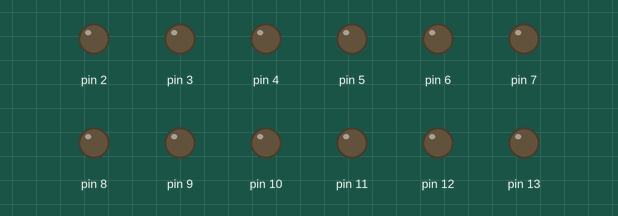
The sketch below on a simulated Arduino Uno, built with avr-gcc and run on an emulated ATmega328P. On the bench: output pins drawn as LEDs (lit = HIGH). Pins used as bus, display or sensor lines are not drawn.

Above: at 0.05 s.
At 0.35 s:
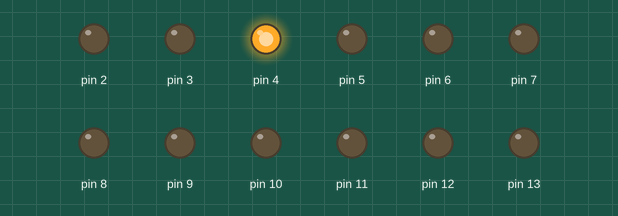
At 0.75 s:
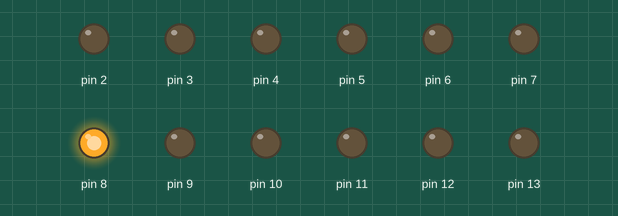
At 1.45 s:
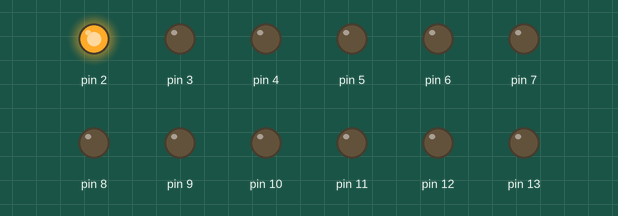
At 2.15 s:
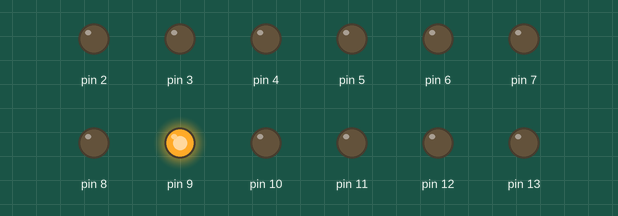
At 2.85 s:
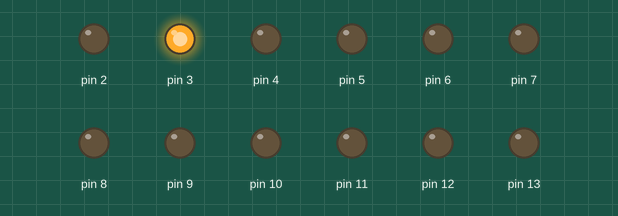
Timing chart, 0 to 3.1 s (numbered marks = the images above):
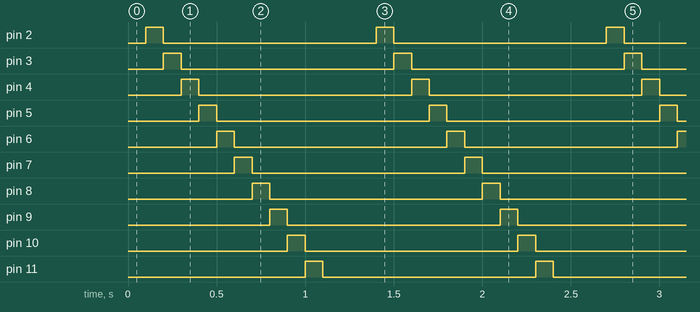

Measured:
- by itself, pin 2–13: alternates HIGH for 0.10 s and LOW for 1.2 s
- by itself, everything shown: repeats every 1.3 s, in 13 steps

The sketch:

loopedLighting.ino
```cpp
void setup() {

  Serial.begin(9600);

  // Loop that sets every pin into output mode
  for(int x = 1; x <= 13; x += 1) {
    pinMode(x, OUTPUT);
  }

}

void loop() {

  // Loop that lights up and then dims every pin
  for(int x = 1; x <=13; x += 1) {

    // Turn x pin on, and turn the previous one off
    digitalWrite(x, HIGH);
    digitalWrite(x - 1, LOW);

    // This is called an "edge case"
    // This is because line 19 does not turn off the previous light
    // if x is 1, because there is no "pin 0".
    if (x == 1) {
      digitalWrite(13, LOW);
    }

    delay(100);

  }

}
```
